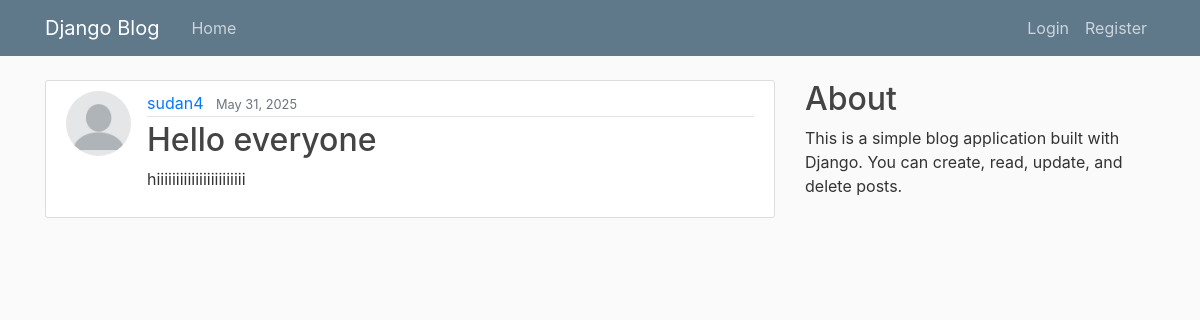
Screenshot of /post/3/ with the database file from the repository.
### blog/models.py (models this page shows, shortened)
class Post(models.Model):
    title = models.CharField(max_length=200)
    content = models.TextField()
    date_posted = models.DateTimeField(default=timezone.now)
    author = models.ForeignKey(User, on_delete=models.CASCADE)

### users/models.py (models this page shows, shortened)
class Profile(models.Model):
    user = models.OneToOneField(User, on_delete=models.CASCADE)
    image = models.ImageField(default='default.jpg', upload_to='profile_pics')
    bio = models.TextField(max_length=500)

### blog/views.py (the view)
# urls.py: path('post/<int:pk>/', PostDetailView.as_view(), name='post-detail'),
class PostDetailView(DetailView):
    model=Post

### blog/Templates/blog/post_detail.html (shortened to what this page needs)
{% extends "blog/base.html" %}
{% block content %}
  <article class="media content-section">
    <img class="rounded-circle article-img" src="{{ object.author.profile.image.url }}">
    <div class="media-body">
      <div class="article-metadata">
        <a class="mr-2" href="#">{{ object.author }}</a>
        <small class="text-muted">{{ object.date_posted|date:"F d, Y" }}</small>
      </div>
      <h2 class="article-title">{{ object.title }}</h2>
      <p class="article-content">{{ object.content }}</p>
    </div>
  </article>
{% endblock content %}

### blog/static/blog/style.css (style rules this page uses)
body { background: #fafafa; color: #333333; margin-top: 5rem; }
h1, h2, h3, h4, h5, h6 { color: #444444; }
.content-section { background: #ffffff; padding: 10px 20px; border: 1px solid #dddddd; border-radius: 3px; margin-bottom: 20px; }
.article-title { color: #444444; }
.article-content { white-space: pre-line; }
.article-img { height: 65px; width: 65px; margin-right: 16px; }
.article-metadata { padding-bottom: 1px; margin-bottom: 4px; border-bottom: 1px solid #e3e3e3 }

### rows the page displays
Post: author.profile.image (placeholder picture), author "sudan4", date_posted "May 31, 2025", title "Hello everyone", content "hiiiiiiiiiiiiiiiiiiiiiii"
